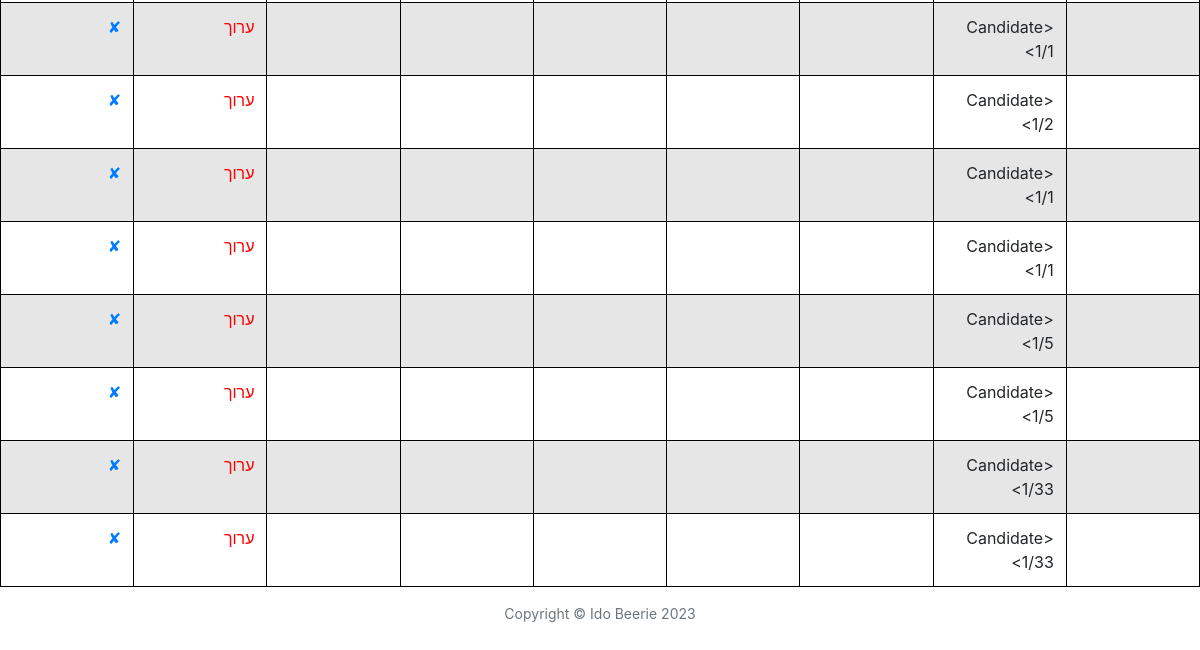
The app's page /reviews/0 (signed in, lower part), older data.
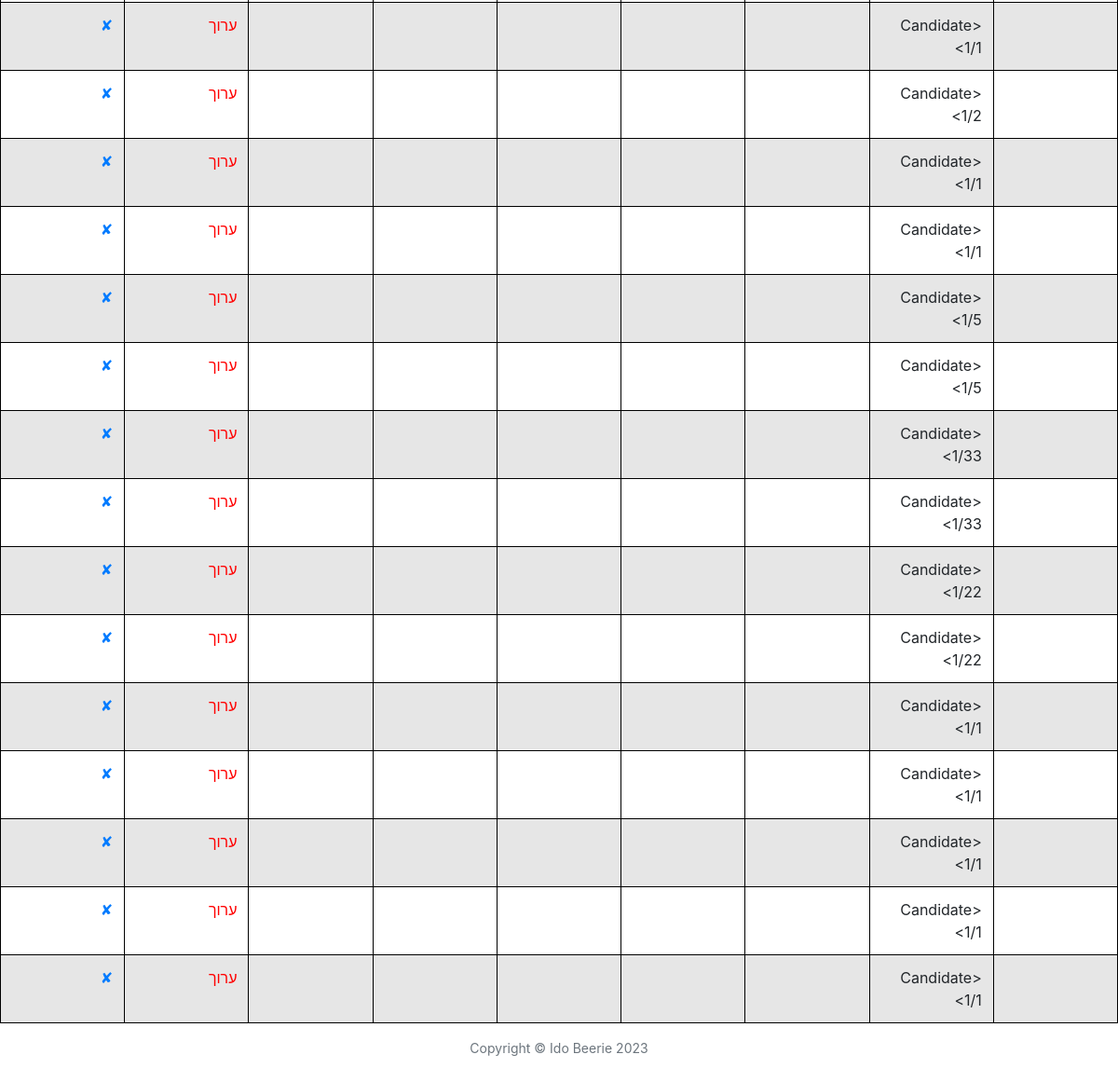
The same page, newer data.
### main.py (models this page shows)
class Review(db.Model):
    __tablename__ = "reviews"
    id = db.Column(db.Integer, primary_key=True)
    author_id = db.Column(db.Integer, db.ForeignKey("users.id"))
    author = relationship("User", back_populates="reviews")
    station = db.Column(db.String(1000), nullable=False)
    subject_id = db.Column(db.String(250), db.ForeignKey("candidates.id"))
    subject = relationship("Candidate", back_populates="reviews")
    grade = db.Column(db.Integer, nullable=False)
    note = db.Column(db.String(1000))

### main.py (the view)
@app.route("/reviews/<int:user_id>", methods=["GET", "POST"])
@admin_only
def show_reviews(user_id):
    if user_id == 0:
        reviews = Review.query.all()
        return render_template('reviews.html', reviews=reviews, user_id=user_id)
    user = User.query.filter_by(id=user_id).first()
    reviews = Review.query.filter_by(subject=user.name).all()
    return render_template('reviews.html', reviews=reviews, user_id=user_id)

### main.py (called while the page is built)
@login_manager.user_loader
def load_user(user_id):
    return User.query.get(int(user_id))

def admin_only(f):
    @wraps(f)
    def decorated_function(*args, **kwargs):
        if current_user.id != 0:
            return abort(403)
        return f(*args, **kwargs)
    return decorated_function

### templates/reviews.html (shortened to what this page needs)
{% block content %}
{% include "header.html" %}
      <link href="//maxcdn.bootstrapcdn.com/bootstrap/4.5.0/css/bootstrap.min.css" rel="stylesheet">
<head>
</head>
<body>
<table class = "table table-striped" style="width:100%; direction: rtl;">
    <tbody>
        {% for review in reviews %}
    <tr>
        <td class="block">{{ review.author_name }}</td>
        <td class="block">{{ review.subject }}</td>
        <td class="block">{{ review.date }}</td>
        <td class="block">{{ review.keep_pts }}</td>
        <td class="block">{{ review.improve_pts }}</td>
        <td class="block">{{ review.op_level }}</td>
        <td class="block">{{ review.co_op_level }}</td>
        <td><a href="{{url_for('edit_review', review_id = review.id)}}" style="color:red">ערוך</a></td>
        <td><a href="{{url_for('delete_review', review_id = review.id) }}">✘</a></td>
    </tr>
        {% endfor %}
    </tbody>
</table>
</body>
</html>
{% include "footer.html" %}
{% endblock %}

### templates/header.html (shortened to what this page needs)
<!DOCTYPE html>
<html lang="en">
<head>
  <link href="{{ url_for('static', filename='vendor/bootstrap/css/bootstrap.min.css') }}" rel="stylesheet">
  <link href="{{ url_for('static', filename='vendor/fontawesome-free/css/all.min.css')}}" rel="stylesheet" type="text/css">
  <link href="{{ url_for('static', filename='css/clean-blog.min.css')}}" rel="stylesheet">
    <link href="//maxcdn.bootstrapcdn.com/bootstrap/4.5.0/css/bootstrap.min.css" rel="stylesheet">
</head>
<body>
<link href="https://cdn.jsdelivr.net/npm/bootstrap@5.0.2/dist/css/bootstrap.min.css" rel="stylesheet">

### templates/footer.html (shortened to what this page needs)
  <footer>
    <div class="container">
      <div class="row">
        <div class="col-lg-8 col-md-10 mx-auto">
          <p class="copyright text-muted">Copyright &copy; Ido Beerie 2023</p>
        </div>
      </div>
    </div>
  </footer>
</body>
</html>

Row changes from the older to the newer data that the page shows:
added Review: subject "<Candidate 1/22>"
added Review: subject "<Candidate 1/22>"
added Review: subject "<Candidate 1/1>"
added Review: subject "<Candidate 1/1>"
added Review: subject "<Candidate 1/1>"
added Review: subject "<Candidate 1/1>"
added Review: subject "<Candidate 1/1>"
